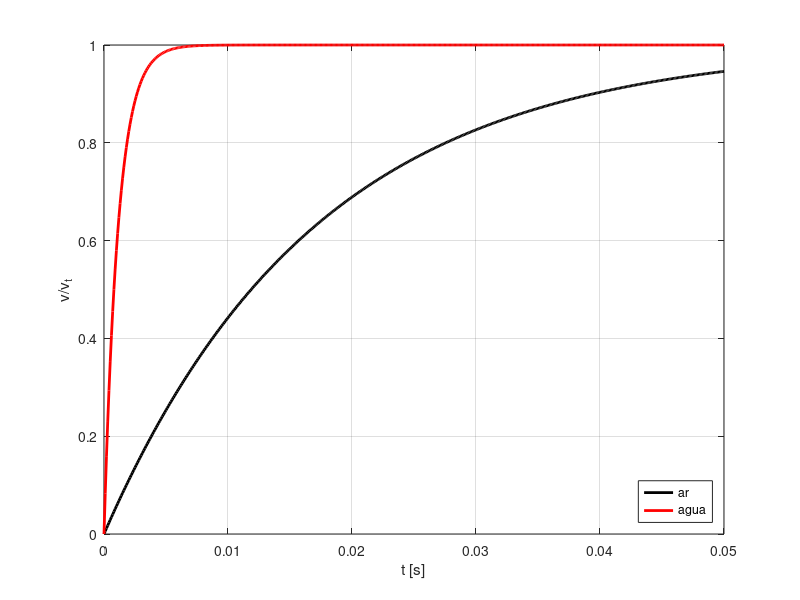

This figure's MATLAB source:
clear all

rhos = 3000;
rhofar = 1.2; rhofh2o = 1000;
muar = 1.8e-5; muh2o = 1.e-3;
Dp1 = 43e-6; Dp2 = 77e-6;

A = @(rhof,mu,Dp) 36*mu/((2*rhos + rhof)*Dp^2);
vpvt = @(A,t) (exp(A*t) - 1)/(exp(A*t));

A1 = A(rhofar,muar,Dp1);
A2 = A(rhofh2o,muh2o,Dp2);

for i = 1:501
    t(i) = (i-1)/10000;
    vpvt1(i) = vpvt(A1,t(i));
    vpvt2(i) = vpvt(A2,t(i));
end

plot(t,vpvt1,'linewidth',2,'-k',t,vpvt2,'linewidth',2,'-r');
legend('ar','agua','location','southeast');
xlabel('t [s]'); ylabel('v/v_t'); grid;
